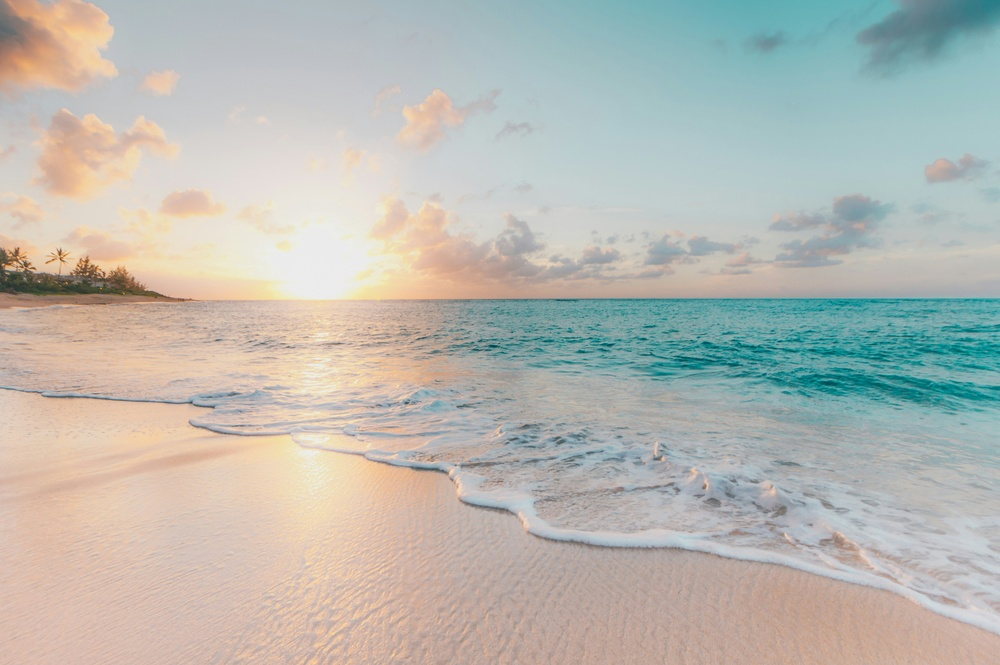
#> input picture dataset/sample.jpg, 1000 x 665 px, shrunk from 4621 x 3072 before the run
$ jupyter execute solutions.ipynb
#> lines starting #> are read from the running program, lines starting #| are printed output that depends on the picture
[cell 1]
import cv2
import matplotlib.pyplot as plt

img = cv2.imread("../dataset/sample.jpg", 0)
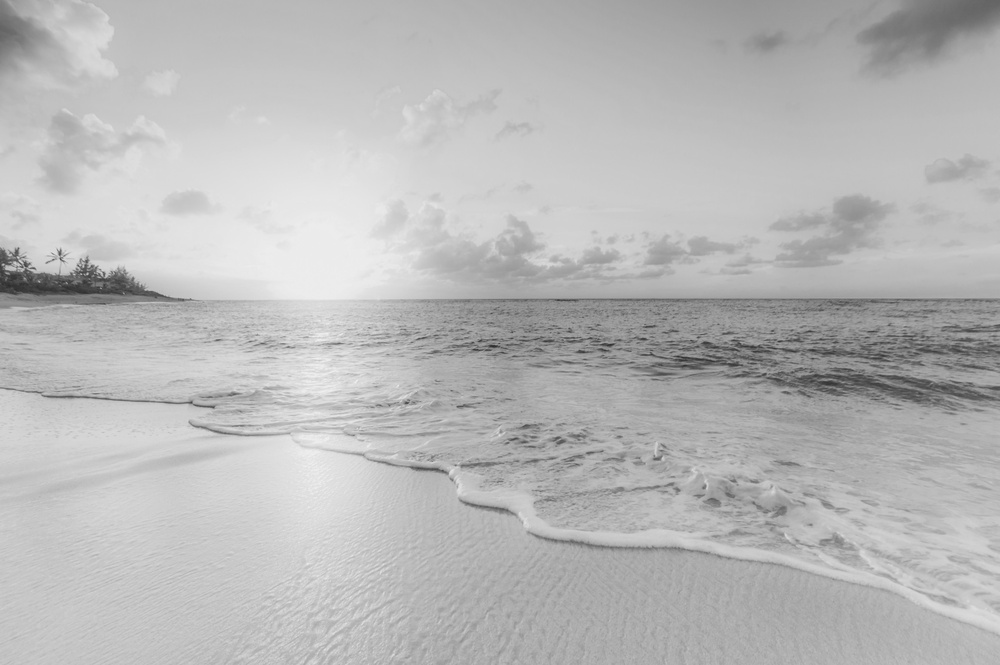
#> img: shape (665, 1000); min 43, max 241, mean 184.1

eq_img = cv2.equalizeHist(img)
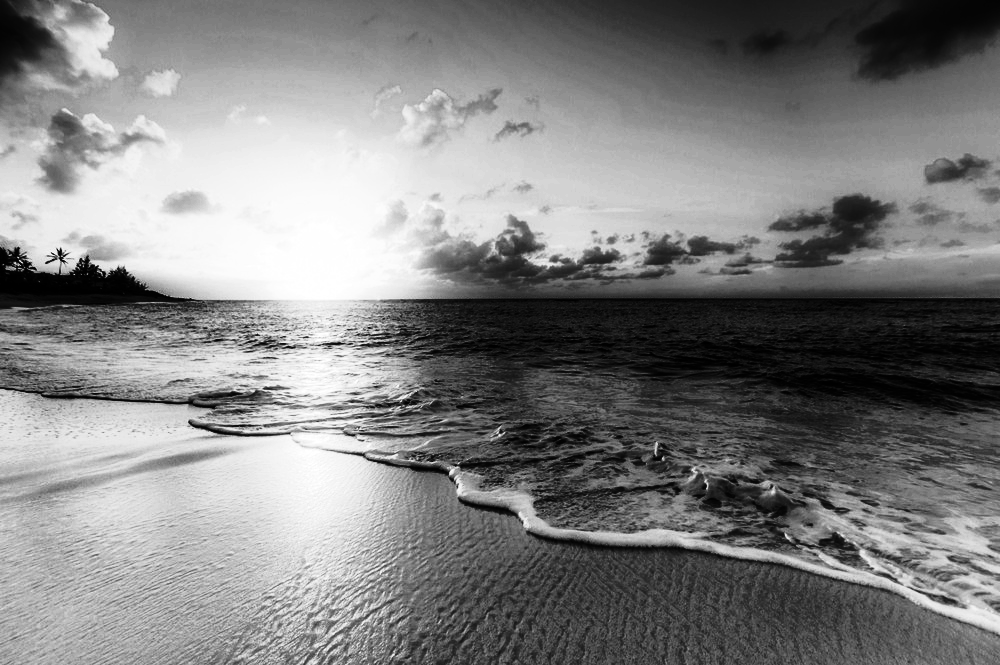
#> eq_img: shape (665, 1000); min 0, max 255, mean 129.2

plt.subplot(1,2,1);
plt.hist(img.ravel(),256,[0,256]);
plt.title("Original");
plt.axis('off')
plt.subplot(1,2,2);
plt.hist(eq_img.ravel(),256,[0,256]);
plt.title("Histogram Equalized");
plt.axis('off')
plt.show()
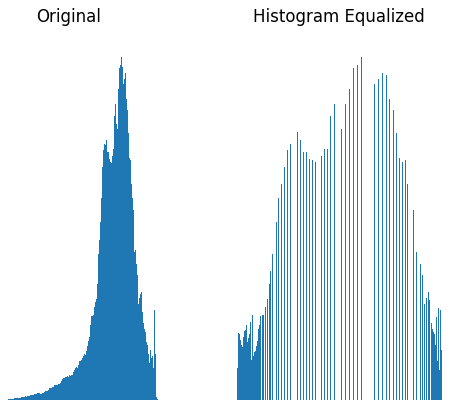
#> figure drawn by matplotlib, 2 panels

$ run again, with dataset/input-ref.png saved as dataset/sample.jpg
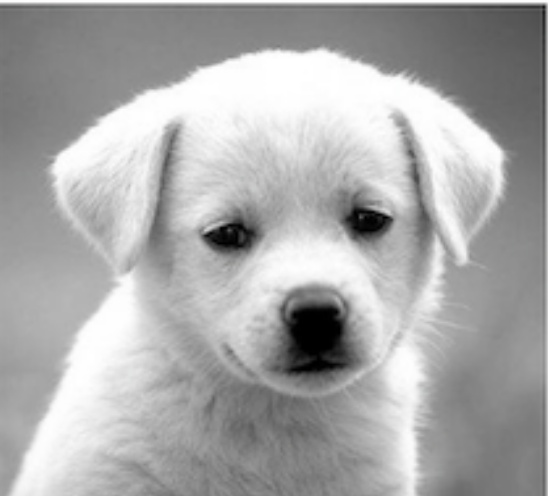
#> input picture dataset/input-ref.png, 548 x 496 px
#> `eq_img = cv2.equalizeHist(img)`:
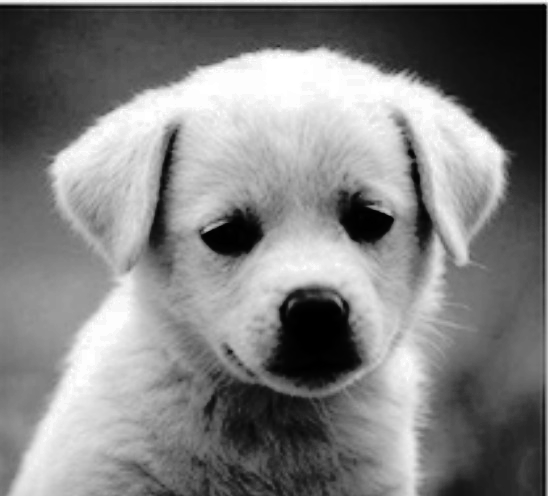
#> eq_img: shape (496, 548); min 0, max 255, mean 127.9
#> `plt.show()`:
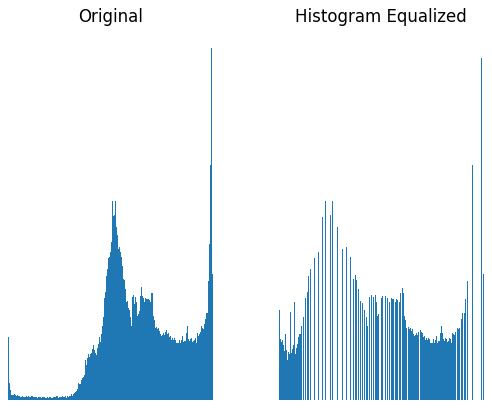
#> figure drawn by matplotlib, 2 panels
